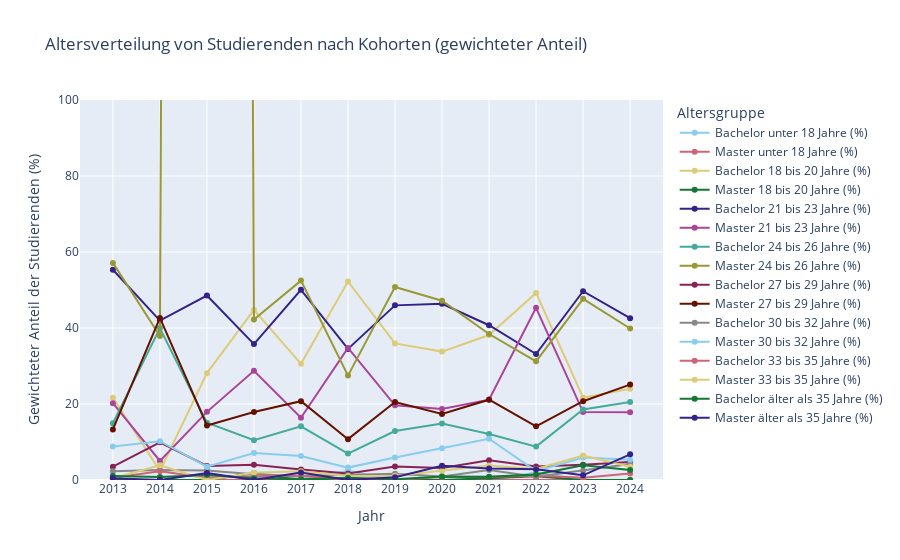

The code cell stored with this chart in its notebook:
### Code cell
fig = px.line(
    df_alter, 
    x="Jahr", 
    y=[col for col in df_alter.columns if col != "Jahr"],  # Alle Altersgruppen außer "Jahr"
    markers=True, 
    title="Altersverteilung von Studierenden nach Kohorten (gewichteter Anteil)",
    labels={"value": "Anteil (%)", "variable": "Altersgruppe"},
    color_discrete_sequence=px.colors.qualitative.Safe  # Farbschema Safe verwenden
)

fig.update_layout(
    #template="infoviz",  # Dein eigenes Plotly-Template
    xaxis_title="Jahr",
    yaxis_title="Gewichteter Anteil der Studierenden (%)",
    yaxis=dict(range=[0, 100]),  # Prozentwerte begrenzen
    legend_title="Altersgruppe"
)

fig.show()

### Figure 1 — Plotly figure (JSON) as saved in the notebook; plotly's stock layout.template omitted (floating-point values rounded to 4 significant figures)
{"data": [{"hovertemplate": "Altersgruppe=Bachelor unter 18 Jahre (%)<br>Jahr=%{x}<br>Anteil (%)=%{y}<extra></extra>", "legendgroup": "Bachelor unter 18 Jahre (%)", "line": {"color": "rgb(136, 204, 238)", "dash": "solid"}, "marker": {"symbol": "circle"}, "mode": "lines+markers", "name": "Bachelor unter 18 Jahre (%)", "orientation": "v", "showlegend": true, "type": "scatter", "x": ["2013", "2014", "2015", "2016", "2017", "2018", "2019", "2020", "2021", "2022", "2023", "2024"], "xaxis": "x", "y": [0.0, 0.0, 0.0, 1.917, 0.3325, 2.452, 0.0, 0.0, 0.0, 1.963, 0.0, 0.0], "yaxis": "y"}, {"hovertemplate": "Altersgruppe=Master unter 18 Jahre (%)<br>Jahr=%{x}<br>Anteil (%)=%{y}<extra></extra>", "legendgroup": "Master unter 18 Jahre (%)", "line": {"color": "rgb(204, 102, 119)", "dash": "solid"}, "marker": {"symbol": "circle"}, "mode": "lines+markers", "name": "Master unter 18 Jahre (%)", "orientation": "v", "showlegend": true, "type": "scatter", "x": ["2013", "2014", "2015", "2016", "2017", "2018", "2019", "2020", "2021", "2022", "2023", "2024"], "xaxis": "x", "y": [0.0, 0.0, 0.0, 0.0, 0.0, 0.0, 0.0, 0.0, 0.0, 0.0, 0.0, 0.0], "yaxis": "y"}, {"hovertemplate": "Altersgruppe=Bachelor 18 bis 20 Jahre (%)<br>Jahr=%{x}<br>Anteil (%)=%{y}<extra></extra>", "legendgroup": "Bachelor 18 bis 20 Jahre (%)", "line": {"color": "rgb(221, 204, 119)", "dash": "solid"}, "marker": {"symbol": "circle"}, "mode": "lines+markers", "name": "Bachelor 18 bis 20 Jahre (%)", "orientation": "v", "showlegend": true, "type": "scatter", "x": ["2013", "2014", "2015", "2016", "2017", "2018", "2019", "2020", "2021", "2022", "2023", "2024"], "xaxis": "x", "y": [21.67, 2.357, 28.12, 44.76, 30.57, 52.24, 35.93, 33.79, 38.15, 49.23, 21.65, 24.01], "yaxis": "y"}, {"hovertemplate": "Altersgruppe=Master 18 bis 20 Jahre (%)<br>Jahr=%{x}<br>Anteil (%)=%{y}<extra></extra>", "legendgroup": "Master 18 bis 20 Jahre (%)", "line": {"color": "rgb(17, 119, 51)", "dash": "solid"}, "marker": {"symbol": "circle"}, "mode": "lines+markers", "name": "Master 18 bis 20 Jahre (%)", "orientation": "v", "showlegend": true, "type": "scatter", "x": ["2013", "2014", "2015", "2016", "2017", "2018", "2019", "2020", "2021", "2022", "2023", "2024"], "xaxis": "x", "y": [0.0, 0.0, 0.0, 1.763, 0.0, 0.0, 0.0, 0.0, 0.4686, 0.9561, 0.0, 0.0], "yaxis": "y"}, {"hovertemplate": "Altersgruppe=Bachelor 21 bis 23 Jahre (%)<br>Jahr=%{x}<br>Anteil (%)=%{y}<extra></extra>", "legendgroup": "Bachelor 21 bis 23 Jahre (%)", "line": {"color": "rgb(51, 34, 136)", "dash": "solid"}, "marker": {"symbol": "circle"}, "mode": "lines+markers", "name": "Bachelor 21 bis 23 Jahre (%)", "orientation": "v", "showlegend": true, "type": "scatter", "x": ["2013", "2014", "2015", "2016", "2017", "2018", "2019", "2020", "2021", "2022", "2023", "2024"], "xaxis": "x", "y": [55.33, 41.95, 48.52, 35.76, 50.04, 34.5, 45.95, 46.38, 40.72, 33.16, 49.69, 42.59], "yaxis": "y"}, {"hovertemplate": "Altersgruppe=Master 21 bis 23 Jahre (%)<br>Jahr=%{x}<br>Anteil (%)=%{y}<extra></extra>", "legendgroup": "Master 21 bis 23 Jahre (%)", "line": {"color": "rgb(170, 68, 153)", "dash": "solid"}, "marker": {"symbol": "circle"}, "mode": "lines+markers", "name": "Master 21 bis 23 Jahre (%)", "orientation": "v", "showlegend": true, "type": "scatter", "x": ["2013", "2014", "2015", "2016", "2017", "2018", "2019", "2020", "2021", "2022", "2023", "2024"], "xaxis": "x", "y": [20.2, 5.02, 17.93, 28.72, 16.38, 34.75, 19.64, 18.69, 21.15, 45.32, 17.86, 17.83], "yaxis": "y"}, {"hovertemplate": "Altersgruppe=Bachelor 24 bis 26 Jahre (%)<br>Jahr=%{x}<br>Anteil (%)=%{y}<extra></extra>", "legendgroup": "Bachelor 24 bis 26 Jahre (%)", "line": {"color": "rgb(68, 170, 153)", "dash": "solid"}, "marker": {"symbol": "circle"}, "mode": "lines+markers", "name": "Bachelor 24 bis 26 Jahre (%)", "orientation": "v", "showlegend": true, "type": "scatter", "x": ["2013", "2014", "2015", "2016", "2017", "2018", "2019", "2020", "2021", "2022", "2023", "2024"], "xaxis": "x", "y": [14.94, 39.98, 15.1, 10.46, 14.12, 6.962, 12.87, 14.88, 12.1, 8.788, 18.54, 20.55], "yaxis": "y"}, {"hovertemplate": "Altersgruppe=Master 24 bis 26 Jahre (%)<br>Jahr=%{x}<br>Anteil (%)=%{y}<extra></extra>", "legendgroup": "Master 24 bis 26 Jahre (%)", "line": {"color": "rgb(153, 153, 51)", "dash": "solid"}, "marker": {"symbol": "circle"}, "mode": "lines+markers", "name": "Master 24 bis 26 Jahre (%)", "orientation": "v", "showlegend": true, "type": "scatter", "x": ["2013", "2014", "2015", "2016", "2017", "2018", "2019", "2020", "2021", "2022", "2023", "2024"], "xaxis": "x", "y": [57.14, 37.91, 2667.0, 42.26, 52.47, 27.47, 50.77, 47.18, 38.41, 31.23, 47.68, 39.87], "yaxis": "y"}, {"hovertemplate": "Altersgruppe=Bachelor 27 bis 29 Jahre (%)<br>Jahr=%{x}<br>Anteil (%)=%{y}<extra></extra>", "legendgroup": "Bachelor 27 bis 29 Jahre (%)", "line": {"color": "rgb(136, 34, 85)", "dash": "solid"}, "marker": {"symbol": "circle"}, "mode": "lines+markers", "name": "Bachelor 27 bis 29 Jahre (%)", "orientation": "v", "showlegend": true, "type": "scatter", "x": ["2013", "2014", "2015", "2016", "2017", "2018", "2019", "2020", "2021", "2022", "2023", "2024"], "xaxis": "x", "y": [3.512, 9.931, 3.705, 4.032, 2.766, 1.707, 3.543, 3.142, 5.199, 3.524, 4.01, 4.704], "yaxis": "y"}, {"hovertemplate": "Altersgruppe=Master 27 bis 29 Jahre (%)<br>Jahr=%{x}<br>Anteil (%)=%{y}<extra></extra>", "legendgroup": "Master 27 bis 29 Jahre (%)", "line": {"color": "rgb(102, 17, 0)", "dash": "solid"}, "marker": {"symbol": "circle"}, "mode": "lines+markers", "name": "Master 27 bis 29 Jahre (%)", "orientation": "v", "showlegend": true, "type": "scatter", "x": ["2013", "2014", "2015", "2016", "2017", "2018", "2019", "2020", "2021", "2022", "2023", "2024"], "xaxis": "x", "y": [13.32, 42.66, 14.34, 17.87, 20.74, 10.75, 20.51, 17.38, 21.13, 14.13, 20.73, 25.11], "yaxis": "y"}, {"hovertemplate": "Altersgruppe=Bachelor 30 bis 32 Jahre (%)<br>Jahr=%{x}<br>Anteil (%)=%{y}<extra></extra>", "legendgroup": "Bachelor 30 bis 32 Jahre (%)", "line": {"color": "rgb(136, 136, 136)", "dash": "solid"}, "marker": {"symbol": "circle"}, "mode": "lines+markers", "name": "Bachelor 30 bis 32 Jahre (%)", "orientation": "v", "showlegend": true, "type": "scatter", "x": ["2013", "2014", "2015", "2016", "2017", "2018", "2019", "2020", "2021", "2022", "2023", "2024"], "xaxis": "x", "y": [2.326, 2.618, 2.532, 1.536, 1.062, 1.248, 1.616, 0.9019, 2.607, 0.8612, 2.457, 4.184], "yaxis": "y"}, {"hovertemplate": "Altersgruppe=Master 30 bis 32 Jahre (%)<br>Jahr=%{x}<br>Anteil (%)=%{y}<extra></extra>", "legendgroup": "Master 30 bis 32 Jahre (%)", "line": {"color": "rgb(136, 204, 238)", "dash": "solid"}, "marker": {"symbol": "circle"}, "mode": "lines+markers", "name": "Master 30 bis 32 Jahre (%)", "orientation": "v", "showlegend": true, "type": "scatter", "x": ["2013", "2014", "2015", "2016", "2017", "2018", "2019", "2020", "2021", "2022", "2023", "2024"], "xaxis": "x", "y": [8.815, 10.21, 3.487, 7.122, 6.312, 3.263, 5.897, 8.387, 10.87, 2.327, 5.899, 5.358], "yaxis": "y"}, {"hovertemplate": "Altersgruppe=Bachelor 33 bis 35 Jahre (%)<br>Jahr=%{x}<br>Anteil (%)=%{y}<extra></extra>", "legendgroup": "Bachelor 33 bis 35 Jahre (%)", "line": {"color": "rgb(204, 102, 119)", "dash": "solid"}, "marker": {"symbol": "circle"}, "mode": "lines+markers", "name": "Bachelor 33 bis 35 Jahre (%)", "orientation": "v", "showlegend": true, "type": "scatter", "x": ["2013", "2014", "2015", "2016", "2017", "2018", "2019", "2020", "2021", "2022", "2023", "2024"], "xaxis": "x", "y": [0.5698, 2.319, 0.6104, 0.9705, 1.094, 0.0, 0.0, 0.8093, 0.7811, 1.181, 0.5714, 1.724], "yaxis": "y"}, {"hovertemplate": "Altersgruppe=Master 33 bis 35 Jahre (%)<br>Jahr=%{x}<br>Anteil (%)=%{y}<extra></extra>", "legendgroup": "Master 33 bis 35 Jahre (%)", "line": {"color": "rgb(221, 204, 119)", "dash": "solid"}, "marker": {"symbol": "circle"}, "mode": "lines+markers", "name": "Master 33 bis 35 Jahre (%)", "orientation": "v", "showlegend": true, "type": "scatter", "x": ["2013", "2014", "2015", "2016", "2017", "2018", "2019", "2020", "2021", "2022", "2023", "2024"], "xaxis": "x", "y": [0.478, 3.892, 0.0, 1.91, 2.298, 1.053, 1.122, 2.392, 3.812, 2.893, 6.464, 3.464], "yaxis": "y"}, {"hovertemplate": "Altersgruppe=Bachelor älter als 35 Jahre (%)<br>Jahr=%{x}<br>Anteil (%)=%{y}<extra></extra>", "legendgroup": "Bachelor älter als 35 Jahre (%)", "line": {"color": "rgb(17, 119, 51)", "dash": "solid"}, "marker": {"symbol": "circle"}, "mode": "lines+markers", "name": "Bachelor älter als 35 Jahre (%)", "orientation": "v", "showlegend": true, "type": "scatter", "x": ["2013", "2014", "2015", "2016", "2017", "2018", "2019", "2020", "2021", "2022", "2023", "2024"], "xaxis": "x", "y": [1.041, 0.8061, 1.341, 0.4343, 0.1766, 0.6242, 0.1691, 0.9537, 0.8383, 1.45, 3.886, 2.628], "yaxis": "y"}, {"hovertemplate": "Altersgruppe=Master älter als 35 Jahre (%)<br>Jahr=%{x}<br>Anteil (%)=%{y}<extra></extra>", "legendgroup": "Master älter als 35 Jahre (%)", "line": {"color": "rgb(51, 34, 136)", "dash": "solid"}, "marker": {"symbol": "circle"}, "mode": "lines+markers", "name": "Master älter als 35 Jahre (%)", "orientation": "v", "showlegend": true, "type": "scatter", "x": ["2013", "2014", "2015", "2016", "2017", "2018", "2019", "2020", "2021", "2022", "2023", "2024"], "xaxis": "x", "y": [0.478, 0.0, 1.821, 0.0, 1.966, 0.0, 0.7328, 3.774, 3.013, 2.854, 1.238, 6.755], "yaxis": "y"}], "layout": {"legend": {"title": {"text": "Altersgruppe"}, "tracegroupgap": 0}, "title": {"text": "Altersverteilung von Studierenden nach Kohorten (gewichteter Anteil)"}, "xaxis": {"anchor": "y", "domain": [0, 1], "title": {"text": "Jahr"}}, "yaxis": {"anchor": "x", "domain": [0, 1], "range": [0, 100], "title": {"text": "Gewichteter Anteil der Studierenden (%)"}}}}
